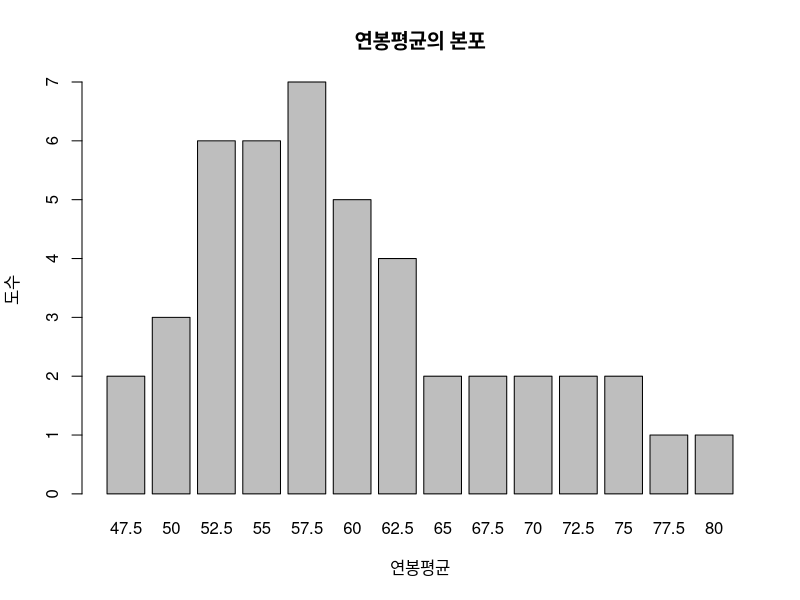
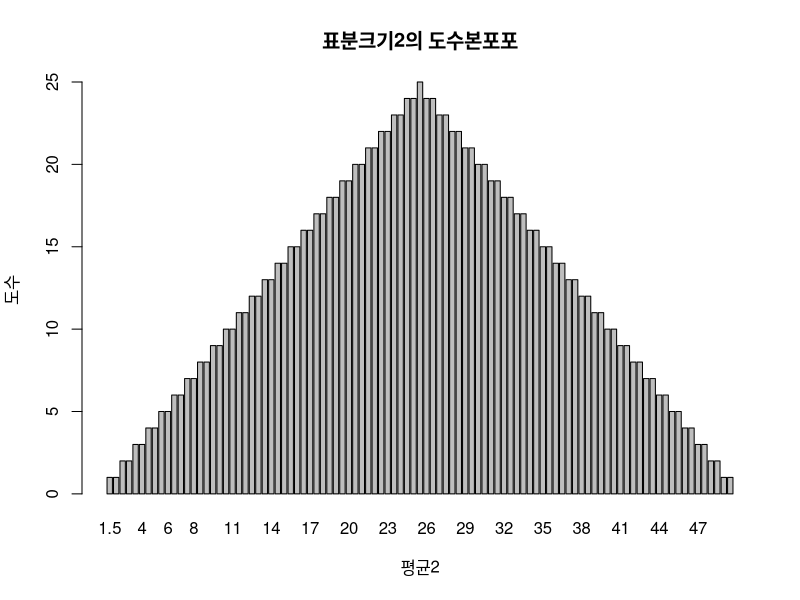
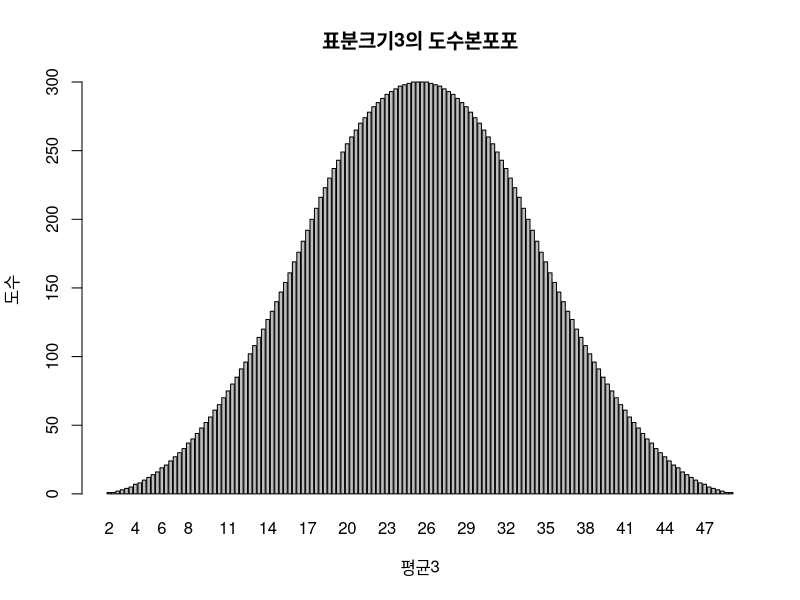
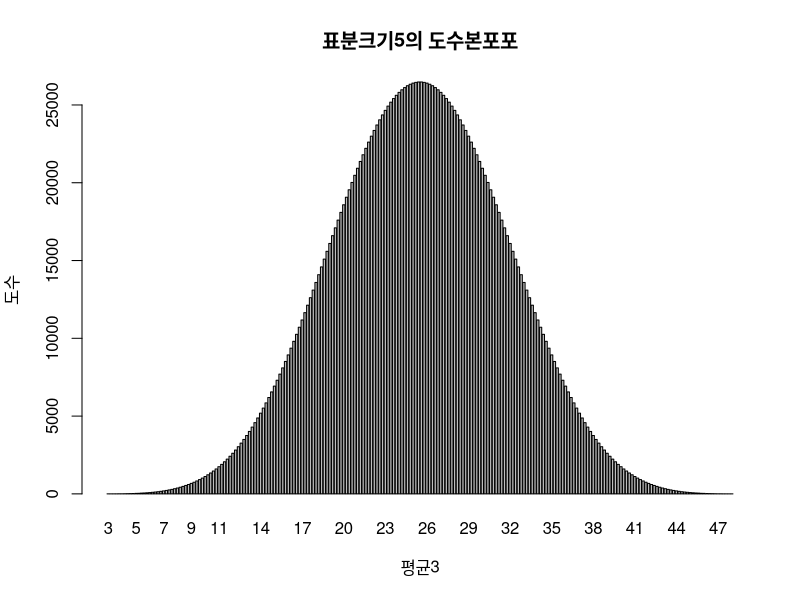

Reproduce these figures in R, in order.
#데이터에서 크기 2인 표분추출 
salary=c(45,50,50,55,55,60,60,65,70,90) #연봉데이터
com2=combn(salary,2) #연봉데이터에서 2개씩 선택해서 데이터로 생성,com2에 저장
print(com2)

#표본의 크기2로 추출된 데이터의 평균을 구한 뒤 막대그대프 작성
com2t=t(com2) #데이터의 전치치
z=rowMeans(com2t) #전치된 데이터의 행평균 계산
barplot(table(z),xlab="연봉평균",ylab="도수",main="연봉평균의 본포")

#표본평균의 기댓값 구하기
meanofz=mean(z) #z의 평균
print(meanofz)

#표분의 크기를 늘려 정규분포에 가까워지는지 확인하기
#sample size=2
data50=c(1:50)#데이터
com2=combn(data50,2)#데이터에서 2개씩 선택해서 데이터 생성
com2t=t(com2)#데이터의 전치 
z2=rowMeans(com2t)#전치된 데이터의 행평균 계산
meanofz2=mean(z2)#기댓값을 계산하여 저장
print(meanofz2)
barplot(table(z2),xlab="평균2",ylab="도수",main="표분크기2의 도수본포포")

#sample size=3
com3=combn(data50,3)#데이터에서 3개씩 선택해서 데이터 생성
com3t=t(com3)#데이터의 전치 
z3=rowMeans(com3t)#전치된 데이터의 행평균 계산
meanofz3=mean(z3)#기댓값을 계산하여 저장
print(meanofz3)
barplot(table(z3),xlab="평균3",ylab="도수",main="표분크기3의 도수본포포")

#sample size=5
com5=combn(data50,5)#데이터에서 5개씩 선택해서 데이터 생성
com5t=t(com5)#데이터의 전치 
z5=rowMeans(com5t)#전치된 데이터의 행평균 계산
meanofz5=mean(z5)#기댓값을 계산하여 저장
print(meanofz5)
barplot(table(z5),xlab="평균3",ylab="도수",main="표분크기5의 도수본포포")

#표본추출방법:단순무작위추출법
sampling=c(1:100)
print(sampling)
sample(x=sampling,size=10)

#표본추출방법:층화추출법
install.packages("sampling")
library(sampling)
sam2=strata(data=iris,stratanames=c("Species"),size=c(3,3,3),method="srswor") #iris데이터 사용하여 표본추출,Species층을 기준으로 
sample2=getdata(data=iris,m=sam2) #추출된데이터 저장
print(sample2)
